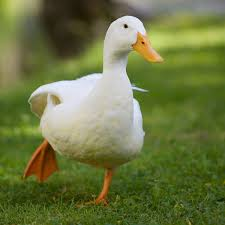
#> input picture Original/Bebek/1.jpg, 225 x 225 px, found by its file name; its folder holds 4 pictures in this run
$ python grayscale.py
#> lines starting #> are read from the running program, lines starting #| are printed output that depends on the picture
from os.path import isfile, join
import cv2

import os,glob

from os import listdir,makedirs

from os.path import isfile,join
path = 'C:\\Users\\Morph_k\\Desktop\\Pak Tri\\Original\\Bebek' # Asal Folder
dstpath = 'C:\\Users\\Morph_k\\Desktop\\Pak Tri\\GrayScale\\Bebek' # Destinasi Folder
try:
    makedirs(dstpath)
except:
    print ("Directory sudah ada, gambar akan di render di folder yang sama")
# Folder tidak terpakai
files = [f for f in listdir(path) if isfile(join(path,f))]
for image in files:
    try:
        img = cv2.imread(os.path.join(path,image))
#> img is the input picture: shape (225, 225, 3); mean B, G, R 65.9, 118.1, 108.4
        gray = cv2.cvtColor(img,cv2.COLOR_BGR2GRAY)
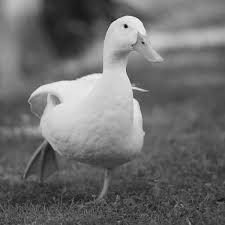
#> gray: shape (225, 225); min 2, max 245, mean 109.2
        dstPath = join(dstpath,image)
        cv2.imwrite(dstPath,gray)
    except:
        print ("{} tidak terkonversi".format(image))
#> pass 2 of the loop `for image in files:`:
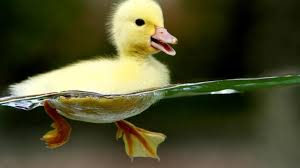
#> input picture Original/Bebek/10.jpg, 300 x 168 px, found by its file name
#> img is the input picture: shape (168, 300, 3); mean B, G, R 45.9, 77.9, 78
#> `gray = cv2.cvtColor(img,cv2.COLOR_BGR2GRAY)`:
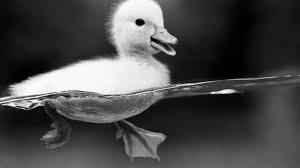
#> gray: shape (168, 300); min 0, max 253, mean 74.3
#> pass 3 of the loop `for image in files:`:
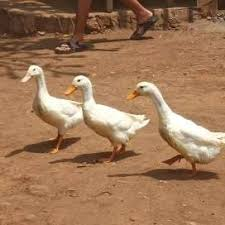
#> input picture Original/Bebek/100.jpg, 225 x 225 px, found by its file name
#> img is the input picture: shape (225, 225, 3); mean B, G, R 87.8, 119.1, 157.7
#> `gray = cv2.cvtColor(img,cv2.COLOR_BGR2GRAY)`:
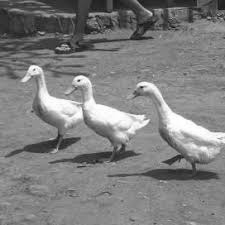
#> gray: shape (225, 225); min 10, max 255, mean 127.2
#> the loop made 4 passes; the first 3 are shown
for fil in glob.glob("*.jpg"):
    try:
        image = cv2.imread(fil)
        gray_image = cv2.cvtColor(image, cv2.COLOR_BGR2GRAY) # Konversi ke greyscale
        cv2.imwrite(os.path.join(dstpath,fil),gray_image)
    except:
        print('{} tidak terkonversi')

path = 'C:\\Users\\Morph_k\\Desktop\\Pak Tri\\Original\\Ayam'  # Asal Folder
dstpath = 'C:\\Users\\Morph_k\\Desktop\\Pak Tri\\GrayScale\\Ayam'  # Destinasi Folder
try:
    makedirs(dstpath)
except:
    print("Directory sudah ada, gambar akan di render di folder yang sama")
# Folder tidak terpakai
#> (the run stopped early here; a loop or call above may not have finished)
